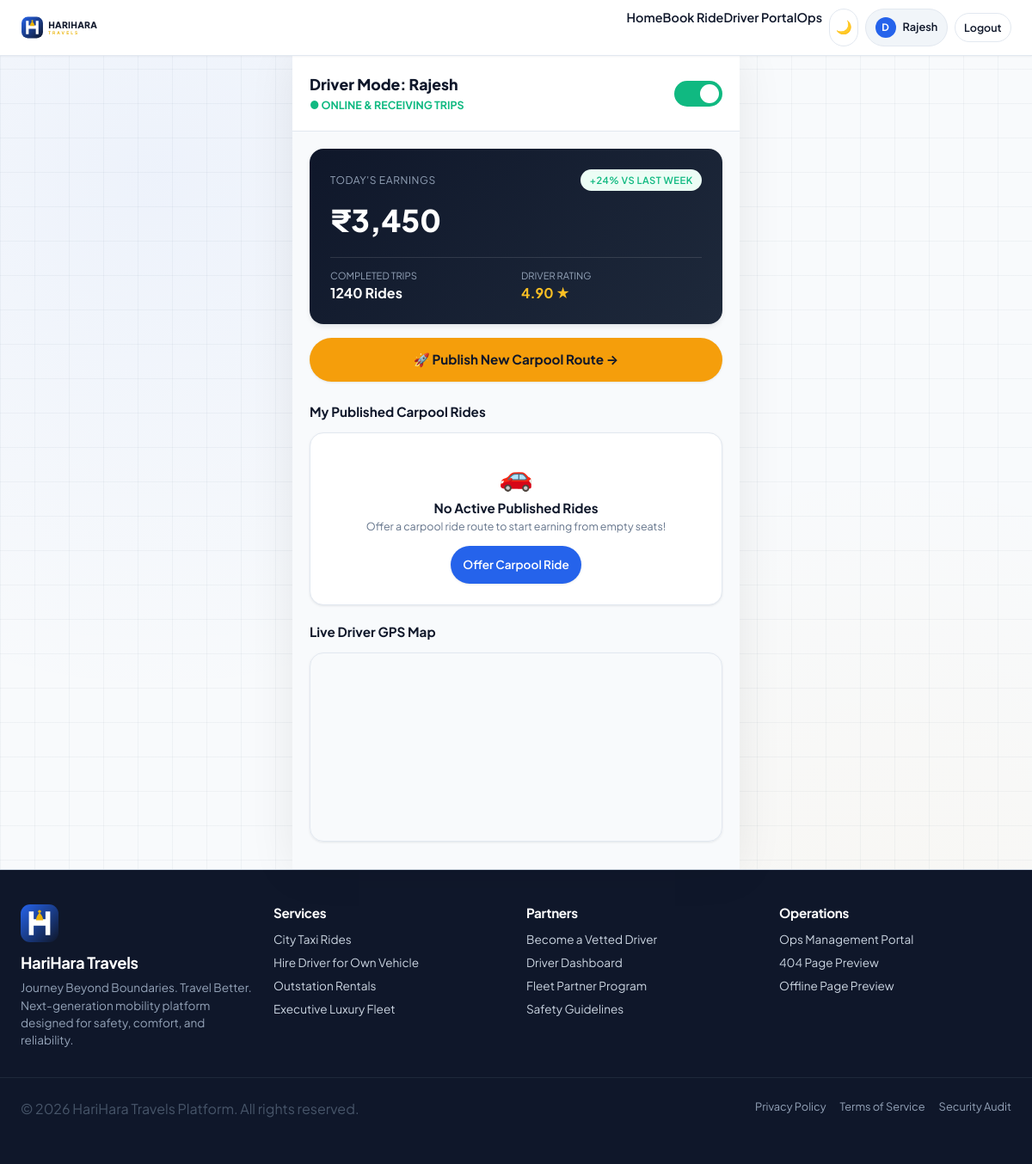
/driver/dashboard/ (signed in), run on an earlier commit of the app's database.
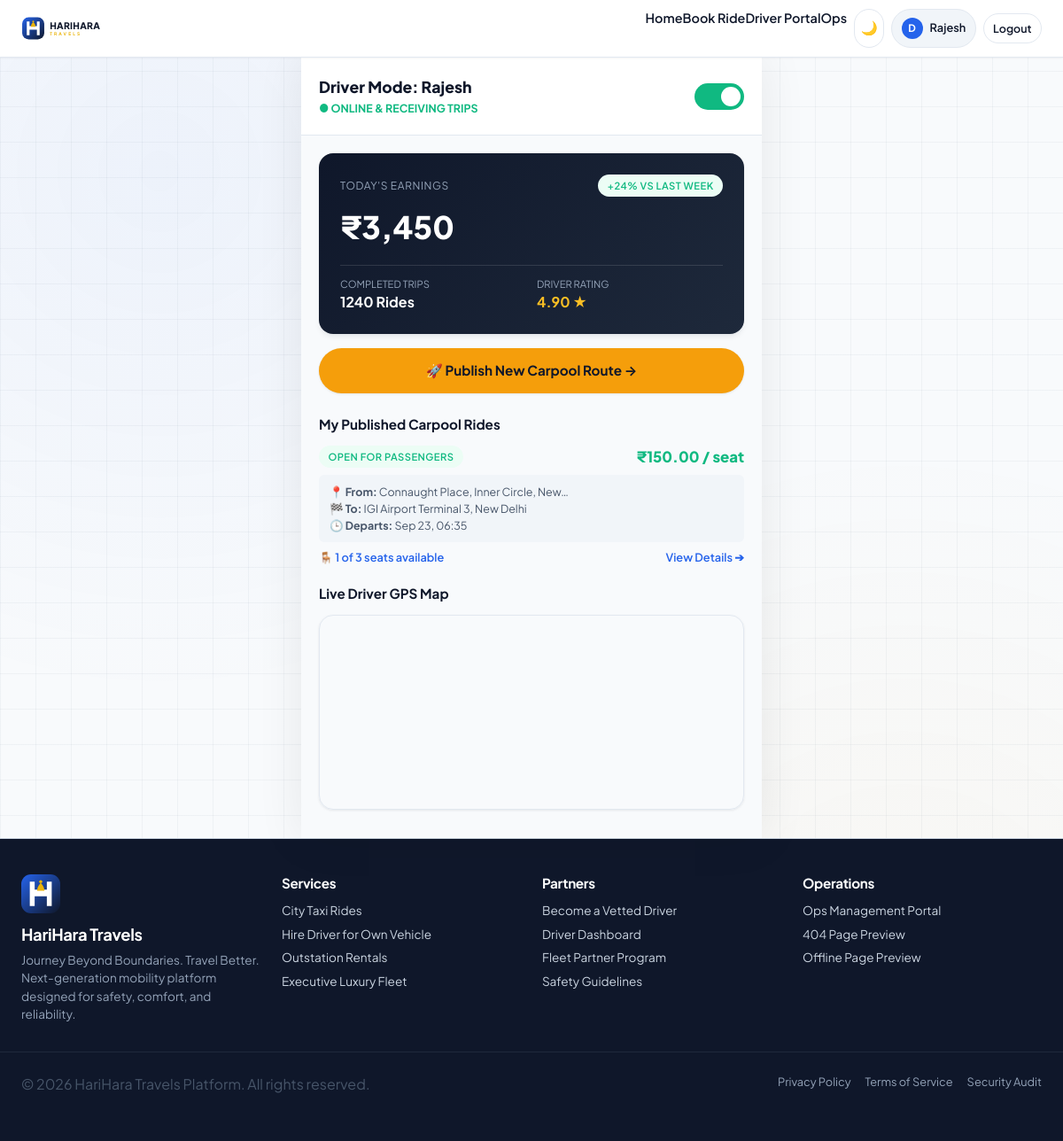
And on a later commit of the database.
### apps/bookings/models.py (models this page shows, shortened)
class RideOffer(models.Model):
    id = models.UUIDField(primary_key=True, default=uuid.uuid4, editable=False)
    driver = models.ForeignKey(settings.AUTH_USER_MODEL, on_delete=models.CASCADE, related_name='published_rides')
    origin_address = models.TextField()
    origin_latitude = models.FloatField()
    origin_longitude = models.FloatField()
    destination_address = models.TextField()
    destination_latitude = models.FloatField()
    destination_longitude = models.FloatField()
    departure_datetime = models.DateTimeField()
    total_seats = models.PositiveIntegerField(default=3)
    available_seats = models.PositiveIntegerField(default=3)
    price_per_seat = models.DecimalField(max_digits=10, decimal_places=2, default=150.00)
    vehicle_model = models.CharField(max_length=100, default='Honda City')
    vehicle_number = models.CharField(max_length=30, default='DL-01-AB-1234')
    vehicle_category = models.CharField(max_length=20, choices=VehicleCategory.choices, default=VehicleCategory.SEDAN)
    description = models.TextField(null=True, blank=True)
    status = models.CharField(max_length=20, choices=RideOfferStatus.choices, default=RideOfferStatus.OPEN)
    created_at = models.DateTimeField(auto_now_add=True)
    updated_at = models.DateTimeField(auto_now=True)

### apps/drivers/views.py (the view)
# urls.py: path('dashboard/', views.dashboard, name='dashboard'),
@login_required
def dashboard(request):
    profile, _ = DriverProfile.objects.get_or_create(
        user=request.user,
        defaults={'license_number': f"LIC-{request.user.id:06d}"}
    )
    from bookings.models import RideOffer, Booking
    published_rides = RideOffer.objects.filter(driver=request.user).order_by('-created_at')
    assigned_bookings = Booking.objects.filter(driver=profile).exclude(status__startswith='CANCELLED').order_by('-created_at')[:10]
    return render(request, 'driver/dashboard.html', {
        'profile': profile,
        'published_rides': published_rides,
        'assigned_bookings': assigned_bookings
    })

### common/context_processors.py (called while the page is built)
def brand_context(request):
    user_role = getattr(request.user, 'role', 'GUEST') if getattr(request, 'user', None) and request.user.is_authenticated else 'GUEST'
    return {
        'PLATFORM_NAME': settings.AURA_PLATFORM['NAME'],
        'PLATFORM_TAGLINE': settings.AURA_PLATFORM['TAGLINE'],
        'PLATFORM_CURRENCY': settings.AURA_PLATFORM['CURRENCY'],
        'CURRENT_ROLE': user_role,
        'IS_CUSTOMER': user_role == 'CUSTOMER',
        'IS_DRIVER': user_role == 'DRIVER',
        'IS_ADMIN': user_role == 'ADMIN' or getattr(request.user, 'is_superuser', False),
    }

### templates/driver/dashboard.html (shortened to what the changed rows need)
{% extends 'base/base.html' %}
{% block content %}
<div class="mobile-app-shell">
  <div style="padding: 1rem 1.25rem 2rem;">
    {% if published_rides %}
      {% for offer in published_rides %}
        <div class="mobile-card-tile" style="display: flex; flex-direction: column; align-items: stretch; gap: 0.5rem;">
          <div class="flex items-center justify-between">
            <span class="badge badge-success" style="font-size: 0.7rem;">{{ offer.get_status_display }}</span>
            <span style="font-size: 1.05rem; font-weight: 800; color: var(--color-success);">₹{{ offer.price_per_seat }} / seat</span>
          </div>
          <div style="font-size: 0.78rem; color: var(--color-text-secondary); background: var(--color-surface-hover); padding: 0.6rem 0.75rem; border-radius: var(--radius-sm);">
            <div>📍 <strong>From:</strong> {{ offer.origin_address|truncatechars:35 }}</div>
            <div>🏁 <strong>To:</strong> {{ offer.destination_address|truncatechars:35 }}</div>
            <div>🕒 <strong>Departs:</strong> {{ offer.departure_datetime|date:"M d, H:i" }}</div>
          </div>
          <div class="flex items-center justify-between" style="font-size: 0.8rem; color: var(--color-brand-blue); font-weight: 600;">
            <span>🪑 {{ offer.available_seats }} of {{ offer.total_seats }} seats available</span>
            <span>View Details ➔</span>
          </div>
        </div>
      {% endfor %}
    {% else %}
      <div class="card" style="text-align: center; padding: 1.5rem 1rem; border-radius: var(--radius-mobile-card);">
        <div style="font-size: 2rem; margin-bottom: 0.25rem;">🚗</div>
        <div style="font-weight: 700; font-size: 0.95rem;">No Active Published Rides</div>
        <p style="color: var(--color-text-muted); font-size: 0.78rem; margin-bottom: 0.85rem;">Offer a carpool ride route to start earning from empty seats!</p>
        <a href="{% url 'bookings:offer_ride' %}" class="btn btn-primary btn-sm mobile-touch-active" style="border-radius: var(--radius-full);">
          Offer Carpool Ride
        </a>
      </div>
    {% endif %}
  </div>
</div>
{% endblock %}

What changed in the data, as far as the page shows it:
added RideOffer: status "OPEN FOR PASSENGERS", price_per_seat "150.00", origin_address "Connaught Place, Inner Circle, New…", destination_address "IGI Airport Terminal 3, New Delhi", departure_datetime "Sep 23, 06:35", available_seats "1", total_seats "3"
Also different on the page:
text no longer shown: "🚗 No Active Published Rides Offer a carpool ride route to start earning from empty seats! Offer Carpool Ride"
